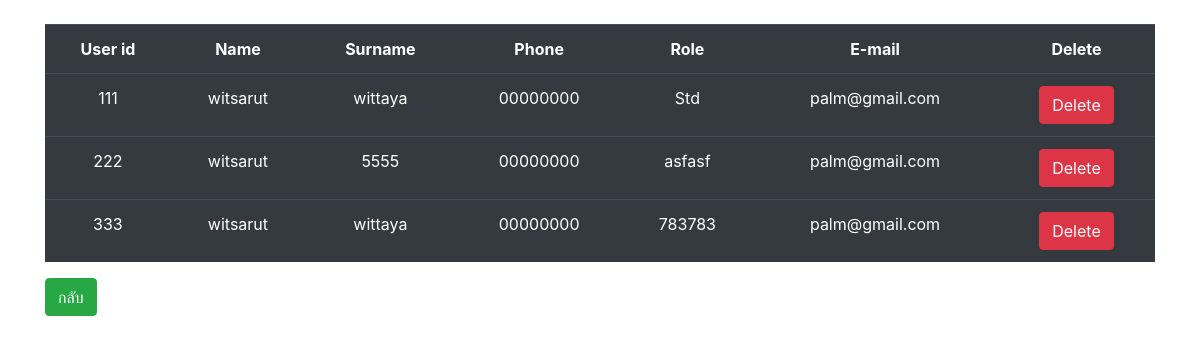
Screenshot of /Admin/setting_admin/view_user/view_data_user.php (signed in) with the database file from the repository.
### tables this page shows
CREATE TABLE `user` (
  `User_id` varchar(255) NOT NULL,
  `fname` text NOT NULL,
  `lname` text NOT NULL,
  `phone_num` text NOT NULL,
  `Role` text NOT NULL,
  `Email` text NOT NULL,
  `More_contact` text NOT NULL,
  `Password` text NOT NULL
);

### Admin/setting_admin/view_user/view_data_user.php (the view, shortened to what this page needs)
<?php
require './../../../DB_ce-app/User.php';
$p ="SELECT User_id,fname,lname,phone_num,Role,Email FROM user WHERE Role != 'Admin'";
$result = mysqli_query($connect,$p);
?>
<!DOCTYPE html>
<html lang="en">
<head>
    <link rel="stylesheet" href="https://stackpath.bootstrapcdn.com/bootstrap/4.3.1/css/bootstrap.min.css"
>
</head>
<body>
    <br>
<div class="container">
        <table class="table table-dark" id="user_data">
            <tr style="text-align:center">
                <th>User id</th>
                <th>Name</th>
                <th>Surname</th>
                <th>Phone</th>
                <th>Role</th>
                <th>E-mail</th>
                <th>Delete</th>
            </tr>
            <?php
                        while($row = mysqli_fetch_array($result,MYSQLI_ASSOC)){
                    ?>
            <tr style="text-align:center" class="pa">
                <td><?php echo $row['User_id']?></td>
                <td><?php echo $row['fname']?></td>
                <td><?php echo $row['lname']?></td>
                <td><?php echo $row['phone_num']?></td>
                <td><?php echo $row['Role']?></td>
                <td><?php echo $row['Email']?></td>
                <td><a href="../delete/delete_user.php?delete=<?php echo $row['User_id']?>" class="btn btn-danger" onclick="return confirm('คุณต้องการลบข้อมูลที่เลือก?')">Delete</a></td>
            </tr>
            <?php }?>
        </table>
        <a href="../../admin_page.php" class="btn btn-success">กลับ</a>
    </div>
</body>
</html>

### rows the page displays
user: User_id "111", fname "witsarut", lname "wittaya", phone_num "00000000", Role "Std", Email "palm@gmail.com"
user: User_id "222", fname "witsarut", lname "5555", phone_num "00000000", Role "asfasf", Email "palm@gmail.com"
user: User_id "333", fname "witsarut", lname "wittaya", phone_num "00000000", Role "783783", Email "palm@gmail.com"
